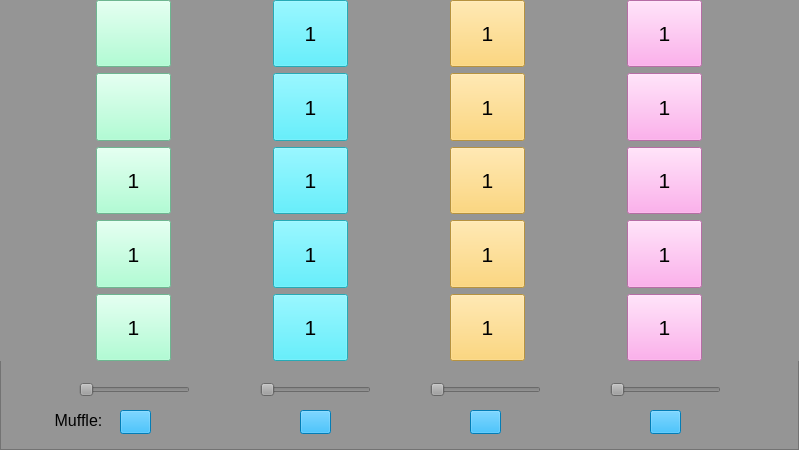
   <widget class="QFrame" name="frame">
    <property name="geometry">
     <rect>
      <x>0</x>
      <y>0</y>
      <width>799</width>
      <height>450</height>
     </rect>
    </property>
    <property name="palette">
     <palette>
      <active>
       <colorrole role="Button">
        <brush brushstyle="SolidPattern">
         <color alpha="255">
          <red>149</red>
          <green>149</green>
          <blue>149</blue>
         </color>
        </brush>
       </colorrole>
       <colorrole role="Base">
        <brush brushstyle="SolidPattern">
         <color alpha="255">
          <red>149</red>
          <green>149</green>
          <blue>149</blue>
         </color>
        </brush>
       </colorrole>
       <colorrole role="Window">
        <brush brushstyle="SolidPattern">
         <color alpha="255">
          <red>149</red>
          <green>149</green>
          <blue>149</blue>
         </color>
        </brush>
       </colorrole>
       <colorrole role="AlternateBase">
        <brush brushstyle="SolidPattern">
         <color alpha="255">
          <red>249</red>
          <green>216</green>
          <blue>255</blue>
         </color>
        </brush>
       </colorrole>
      </active>
      <inactive>
       <colorrole role="Button">
        <brush brushstyle="SolidPattern">
         <color alpha="255">
          <red>149</red>
          <green>149</green>
          <blue>149</blue>
         </color>
        </brush>
       </colorrole>
       <colorrole role="Base">
        <brush brushstyle="SolidPattern">
         <color alpha="255">
          <red>149</red>
          <green>149</green>
          <blue>149</blue>
         </color>
        </brush>
       </colorrole>
       <colorrole role="Window">
        <brush brushstyle="SolidPattern">
         <color alpha="255">
          <red>149</red>
          <green>149</green>
          <blue>149</blue>
         </color>
        </brush>
       </colorrole>
       <colorrole role="AlternateBase">
        <brush brushstyle="SolidPattern">
         <color alpha="255">
          <red>249</red>
          <green>216</green>
          <blue>255</blue>
         </color>
        </brush>
       </colorrole>
      </inactive>
      <disabled>
       <colorrole role="Button">
        <brush brushstyle="SolidPattern">
         <color alpha="255">
          <red>149</red>
          <green>149</green>
          <blue>149</blue>
         </color>
        </brush>
       </colorrole>
       <colorrole role="Base">
        <brush brushstyle="SolidPattern">
         <color alpha="255">
          <red>149</red>
          <green>149</green>
          <blue>149</blue>
         </color>
        </brush>
       </colorrole>
       <colorrole role="Window">
        <brush brushstyle="SolidPattern">
         <color alpha="255">
          <red>149</red>
          <green>149</green>
          <blue>149</blue>
         </color>
        </brush>
       </colorrole>
       <colorrole role="AlternateBase">
        <brush brushstyle="SolidPattern">
         <color alpha="255">
          <red>249</red>
          <green>216</green>
          <blue>255</blue>
         </color>
        </brush>
       </colorrole>
      </disabled>
     </palette>
    </property>
    <property name="styleSheet">
     <string notr="true">background-color:rgb(149, 149, 149)</string>
    </property>
    <property name="frameShape">
     <enum>QFrame::StyledPanel</enum>
    </property>
    <property name="frameShadow">
     <enum>QFrame::Raised</enum>
    </property>
    <widget class="QWidget" name="layoutWidget">
     <property name="geometry">
      <rect>
       <x>0</x>
       <y>0</y>
       <width>801</width>
       <height>361</height>
      </rect>
     </property>
     <layout class="QGridLayout" name="gridLayout">
      <item row="4" column="2">
       <widget class="QPushButton" name="musicBtn1_11">
        <property name="maximumSize">
         <size>
          <width>75</width>
          <height>75</height>
         </size>
        </property>
        <property name="font">
         <font>
          <pointsize>16</pointsize>
         </font>
        </property>
        <property name="styleSheet">
         <string notr="true">background-color: rgb(255, 205, 88)</string>
        </property>
        <property name="text">
         <string>1</string>
        </property>
        <property name="icon">
         <iconset theme="zoom-in"/>
        </property>
       </widget>
      </item>
      <item row="4" column="0">
       <widget class="QPushButton" name="musicBtn1_5">
        <property name="maximumSize">
         <size>
          <width>75</width>
          <height>75</height>
         </size>
        </property>
        <property name="font">
         <font>
          <pointsize>16</pointsize>
         </font>
        </property>
        <property name="styleSheet">
         <string notr="true">background-color: rgb(153, 255, 202)</string>
        </property>
        <property name="text">
         <string>1</string>
        </property>
       </widget>
      </item>
      <item row="1" column="1">
       <widget class="QPushButton" name="musicBtn1_8">
        <property name="maximumSize">
         <size>
          <width>75</width>
          <height>75</height>
         </size>
        </property>
        <property name="font">
         <font>
          <pointsize>16</pointsize>
         </font>
        </property>
        <property name="styleSheet">
         <string notr="true">background-color:rgb(53, 238, 255)</string>
        </property>
        <property name="text">
         <string>1</string>
        </property>
       </widget>
      </item>
      <item row="2" column="2">
       <widget class="QPushButton" name="musicBtn1_14">
        <property name="maximumSize">
         <size>
          <width>75</width>
          <height>75</height>
         </size>
        </property>
        <property name="font">
         <font>
          <pointsize>16</pointsize>
         </font>
        </property>
        <property name="styleSheet">
         <string notr="true">background-color: rgb(255, 205, 88)</string>
        </property>
        <property name="text">
         <string>1</string>
        </property>
       </widget>
      </item>
      <item row="4" column="1">
       <widget class="QPushButton" name="musicBtn1_6">
        <property name="maximumSize">
         <size>
          <width>75</width>
          <height>75</height>
         </size>
        </property>
        <property name="font">
         <font>
          <pointsize>16</pointsize>
         </font>
        </property>
        <property name="styleSheet">
         <string notr="true">background-color:rgb(53, 238, 255)</string>
        </property>
        <property name="text">
         <string>1</string>
        </property>
       </widget>
      </item>
      <item row="2" column="1">
       <widget class="QPushButton" name="musicBtn1_9">
        <property name="maximumSize">
         <size>
          <width>75</width>
          <height>75</height>
         </size>
        </property>
        <property name="font">
         <font>
          <pointsize>16</pointsize>
         </font>
        </property>
        <property name="styleSheet">
         <string notr="true">background-color:rgb(53, 238, 255)</string>
        </property>
        <property name="text">
         <string>1</string>
        </property>
       </widget>
      </item>
      <item row="3" column="1">
       <widget class="QPushButton" name="musicBtn1_7">
        <property name="maximumSize">
         <size>
          <width>75</width>
          <height>75</height>
         </size>
        </property>
        <property name="font">
         <font>
          <pointsize>16</pointsize>
         </font>
        </property>
        <property name="styleSheet">
         <string notr="true">background-color:rgb(53, 238, 255)</string>
        </property>
        <property name="text">
         <string>1</string>
        </property>
       </widget>
      </item>
      <item row="0" column="1">
       <widget class="QPushButton" name="musicBtn1_10">
        <property name="maximumSize">
         <size>
          <width>75</width>
          <height>75</height>
         </size>
        </property>
        <property name="font">
         <font>
          <pointsize>16</pointsize>
         </font>
        </property>
        <property name="styleSheet">
         <string notr="true">background-color:rgb(53, 238, 255)</string>
        </property>
        <property name="text">
         <string>1</string>
        </property>
       </widget>
      </item>
      <item row="3" column="0">
       <widget class="QPushButton" name="musicBtn1_4">
        <property name="maximumSize">
         <size>
          <width>75</width>
          <height>75</height>
         </size>
        </property>
        <property name="font">
         <font>
          <pointsize>16</pointsize>
         </font>
        </property>
        <property name="styleSheet">
         <string notr="true">background-color: rgb(153, 255, 202)</string>
        </property>
        <property name="text">
         <string>1</string>
        </property>
       </widget>
      </item>
      <item row="2" column="0">
       <widget class="QPushButton" name="musicBtn1_3">
        <property name="maximumSize">
         <size>
          <width>75</width>
          <height>75</height>
         </size>
        </property>
        <property name="font">
         <font>
          <pointsize>16</pointsize>
         </font>
        </property>
        <property name="styleSheet">
         <string notr="true">background-color: rgb(153, 255, 202)</string>
        </property>
        <property name="text">
         <string>1</string>
        </property>
       </widget>
      </item>
      <item row="3" column="3">
       <widget class="QPushButton" name="musicBtn1_17">
        <property name="maximumSize">
         <size>
          <width>75</width>
          <height>75</height>
         </size>
        </property>
        <property name="font">
         <font>
          <pointsize>16</pointsize>
         </font>
        </property>
        <property name="styleSheet">
         <string notr="true">background-color:rgb(255, 152, 231)</string>
        </property>
        <property name="text">
         <string>1</string>
        </property>
       </widget>
      </item>
      <item row="0" column="2">
       <widget class="QPushButton" name="musicBtn1_15">
        <property name="maximumSize">
         <size>
          <width>75</width>
          <height>75</height>
         </size>
        </property>
        <property name="font">
         <font>
          <pointsize>16</pointsize>
         </font>
        </property>
        <property name="styleSheet">
         <string notr="true">background-color: rgb(255, 205, 88)</string>
        </property>
        <property name="text">
         <string>1</string>
        </property>
       </widget>
      </item>
      <item row="1" column="2">
       <widget class="QPushButton" name="musicBtn1_13">
        <property name="maximumSize">
         <size>
          <width>75</width>
          <height>75</height>
         </size>
        </property>
        <property name="font">
         <font>
          <pointsize>16</pointsize>
         </font>
        </property>
        <property name="styleSheet">
         <string notr="true">background-color: rgb(255, 205, 88)</string>
        </property>
        <property name="text">
         <string>1</string>
        </property>
       </widget>
      </item>
      <item row="2" column="3">
       <widget class="QPushButton" name="musicBtn1_19">
        <property name="maximumSize">
         <size>
          <width>75</width>
          <height>75</height>
         </size>
        </property>
        <property name="font">
         <font>
          <pointsize>16</pointsize>
         </font>
        </property>
        <property name="styleSheet">
         <string notr="true">background-color:rgb(255, 152, 231)</string>
        </property>
        <property name="text">
         <string>1</string>
        </property>
       </widget>
      </item>
      <item row="3" column="2">
       <widget class="QPushButton" name="musicBtn1_12">
        <property name="maximumSize">
         <size>
          <width>75</width>
          <height>75</height>
         </size>
        </property>
        <property name="font">
         <font>
          <pointsize>16</pointsize>
         </font>
        </property>
        <property name="styleSheet">
         <string notr="true">background-color: rgb(255, 205, 88)</string>
        </property>
        <property name="text">
         <string>1</string>
        </property>
       </widget>
      </item>
      <item row="4" column="3">
       <widget class="QPushButton" name="musicBtn1_16">
        <property name="maximumSize">
         <size>
          <width>75</width>
          <height>75</height>
         </size>
        </property>
        <property name="font">
         <font>
          <pointsize>16</pointsize>
         </font>
        </property>
        <property name="styleSheet">
         <string notr="true">background-color:rgb(255, 152, 231)</string>
        </property>
        <property name="text">
         <string>1</string>
        </property>
       </widget>
      </item>
      <item row="0" column="0">
       <widget class="QPushButton" name="musicBtn1">
        <property name="maximumSize">
         <size>
          <width>75</width>
          <height>75</height>
         </size>
        </property>
        <property name="font">
         <font>
          <pointsize>16</pointsize>
         </font>
        </property>
        <property name="styleSheet">
         <string notr="true">background-color: rgb(153, 255, 202)</string>
        </property>
        <property name="text">
         <string/>
        </property>
        <property name="icon">
         <iconset>
          <normaloff>icons/sturm.png</normaloff>icons/sturm.png</iconset>
        </property>
        <property name="iconSize">
         <size>
          <width>50</width>
          <height>50</height>
         </size>
        </property>
       </widget>
      </item>
      <item row="1" column="0">
       <widget class="QPushButton" name="musicBtn1_2">
        <property name="maximumSize">
         <size>
          <width>75</width>
          <height>75</height>
         </size>
        </property>
        <property name="font">
         <font>
          <pointsize>16</pointsize>
         </font>
        </property>
        <property name="styleSheet">
         <string notr="true">background-color: rgb(153, 255, 202)</string>
        </property>
        <property name="text">
         <string/>
        </property>
        <property name="icon">
         <iconset>
          <normaloff>icons/wind.png</normaloff>icons/wind.png</iconset>
        </property>
        <property name="iconSize">
         <size>
          <width>50</width>
          <height>50</height>
         </size>
        </property>
       </widget>
      </item>
      <item row="1" column="3">
       <widget class="QPushButton" name="musicBtn1_18">
        <property name="maximumSize">
         <size>
          <width>75</width>
          <height>75</height>
         </size>
        </property>
        <property name="font">
         <font>
          <pointsize>16</pointsize>
         </font>
        </property>
        <property name="styleSheet">
         <string notr="true">background-color:rgb(255, 152, 231)</string>
        </property>
        <property name="text">
         <string>1</string>
        </property>
       </widget>
      </item>
      <item row="0" column="3">
       <widget class="QPushButton" name="musicBtn1_20">
        <property name="maximumSize">
         <size>
          <width>75</width>
          <height>75</height>
         </size>
        </property>
        <property name="font">
         <font>
          <pointsize>16</pointsize>
         </font>
        </property>
        <property name="styleSheet">
         <string notr="true">background-color: rgb(255, 152, 231)</string>
        </property>
        <property name="text">
         <string>1</string>
        </property>
       </widget>
      </item>
     </layout>
    </widget>
    <widget class="QSlider" name="horizontalSlider_2">
     <property name="geometry">
      <rect>
       <x>79</x>
       <y>380</y>
       <width>111</width>
       <height>20</height>
      </rect>
     </property>
     <property name="orientation">
      <enum>Qt::Horizontal</enum>
     </property>
    </widget>
    <widget class="QSlider" name="horizontalSlider_3">
     <property name="geometry">
      <rect>
       <x>260</x>
       <y>380</y>
       <width>111</width>
       <height>20</height>
      </rect>
     </property>
     <property name="orientation">
      <enum>Qt::Horizontal</enum>
     </property>
    </widget>
    <widget class="QSlider" name="horizontalSlider_4">
     <property name="geometry">
      <rect>
       <x>430</x>
       <y>380</y>
       <width>111</width>
       <height>20</height>
      </rect>
     </property>
     <property name="orientation">
      <enum>Qt::Horizontal</enum>
     </property>
    </widget>
    <widget class="QSlider" name="horizontalSlider_5">
     <property name="geometry">
      <rect>
       <x>610</x>
       <y>380</y>
       <width>111</width>
       <height>20</height>
      </rect>
     </property>
     <property name="orientation">
      <enum>Qt::Horizontal</enum>
     </property>
    </widget>
    <widget class="QPushButton" name="pushButton_3">
     <property name="geometry">
      <rect>
       <x>120</x>
       <y>410</y>
       <width>31</width>
       <height>24</height>
      </rect>
     </property>
     <property name="styleSheet">
      <string notr="true">background-color: rgb(3, 175, 255)</string>
     </property>
     <property name="text">
      <string/>
     </property>
    </widget>
    <widget class="QPushButton" name="pushButton_4">
     <property name="geometry">
      <rect>
       <x>300</x>
       <y>410</y>
       <width>31</width>
       <height>24</height>
      </rect>
     </property>
     <property name="styleSheet">
      <string notr="true">background-color: rgb(3, 175, 255)</string>
     </property>
     <property name="text">
      <string/>
     </property>
    </widget>
    <widget class="QPushButton" name="pushButton_5">
     <property name="geometry">
      <rect>
       <x>470</x>
       <y>410</y>
       <width>31</width>
       <height>24</height>
      </rect>
     </property>
     <property name="styleSheet">
      <string notr="true">background-color: rgb(3, 175, 255)</string>
     </property>
     <property name="text">
      <string/>
     </property>
    </widget>
    <widget class="QPushButton" name="pushButton_6">
     <property name="geometry">
      <rect>
       <x>650</x>
       <y>410</y>
       <width>31</width>
       <height>24</height>
      </rect>
     </property>
     <property name="styleSheet">
      <string notr="true">background-color: rgb(3, 175, 255)</string>
     </property>
     <property name="text">
      <string/>
     </property>
    </widget>
    <widget class="QLabel" name="label_3">
     <property name="geometry">
      <rect>
       <x>48</x>
       <y>410</y>
       <width>61</width>
       <height>21</height>
      </rect>
     </property>
     <property name="font">
      <font>
       <pointsize>12</pointsize>
      </font>
     </property>
     <property name="text">
      <string>Muffle:</string>
     </property>
     <property name="textFormat">
      <enum>Qt::PlainText</enum>
     </property>
     <property name="alignment">
      <set>Qt::AlignCenter</set>
     </property>
    </widget>
   </widget>
